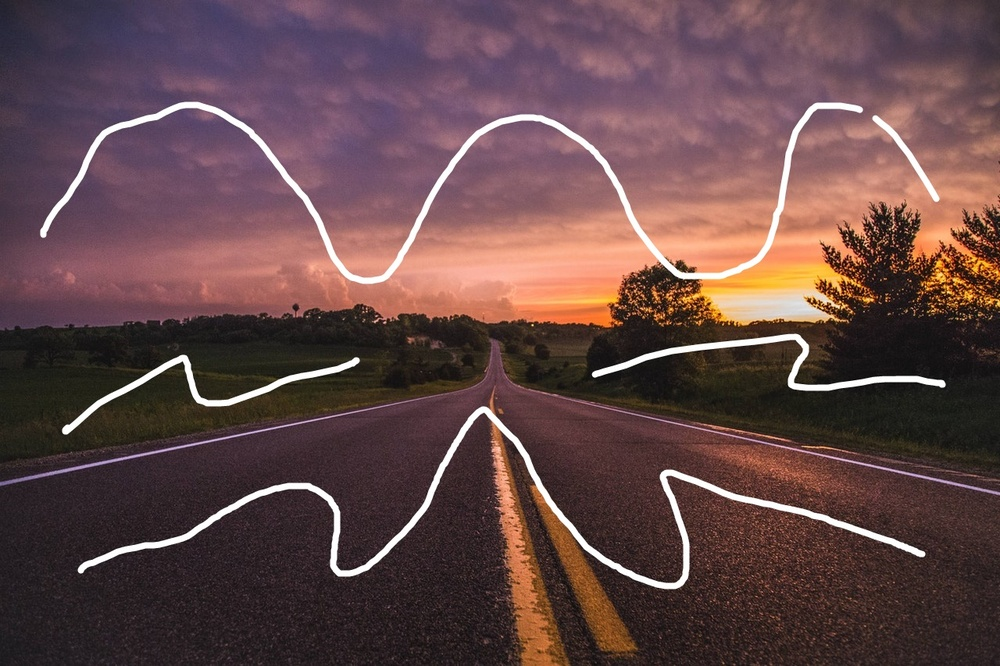
#> input picture HW3/road.jpg, 1000 x 666 px, shrunk from 1280 x 853 before the run, found by its file name
$ python sobel_test.py   (older library calls are emulated)
#> lines starting #> are read from the running program, lines starting #| are printed output that depends on the picture
import cv2
import numpy as np

img = cv2.imread("./road.jpg", 0)
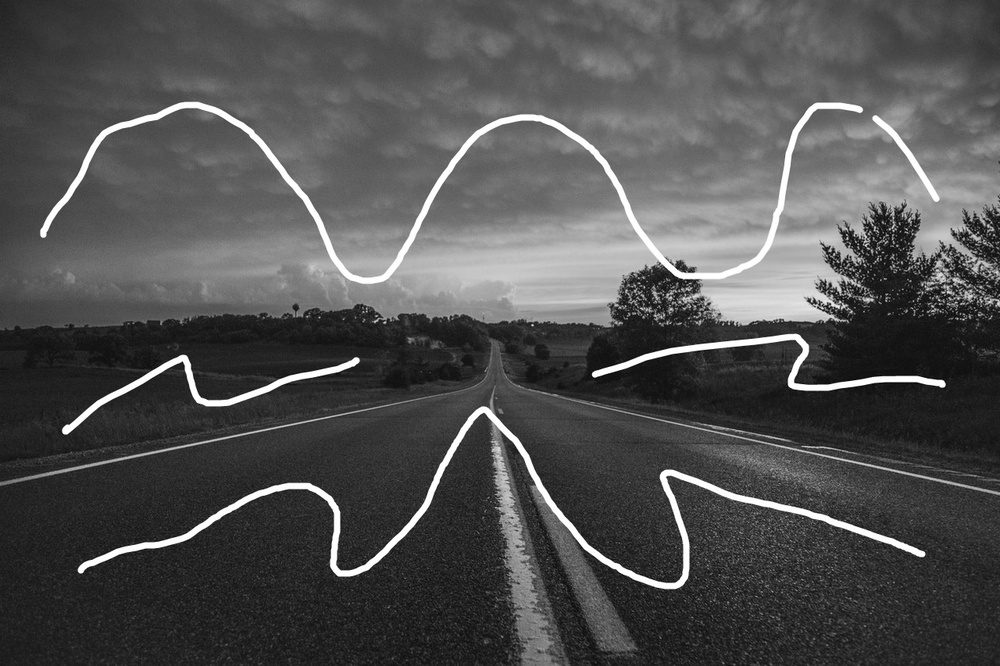
#> img: shape (666, 1000); min 0, max 255, mean 80.3

img_CV_16S = cv2.Sobel(img,cv2.CV_16S,1,0) #CV_16S(16位無符號數)
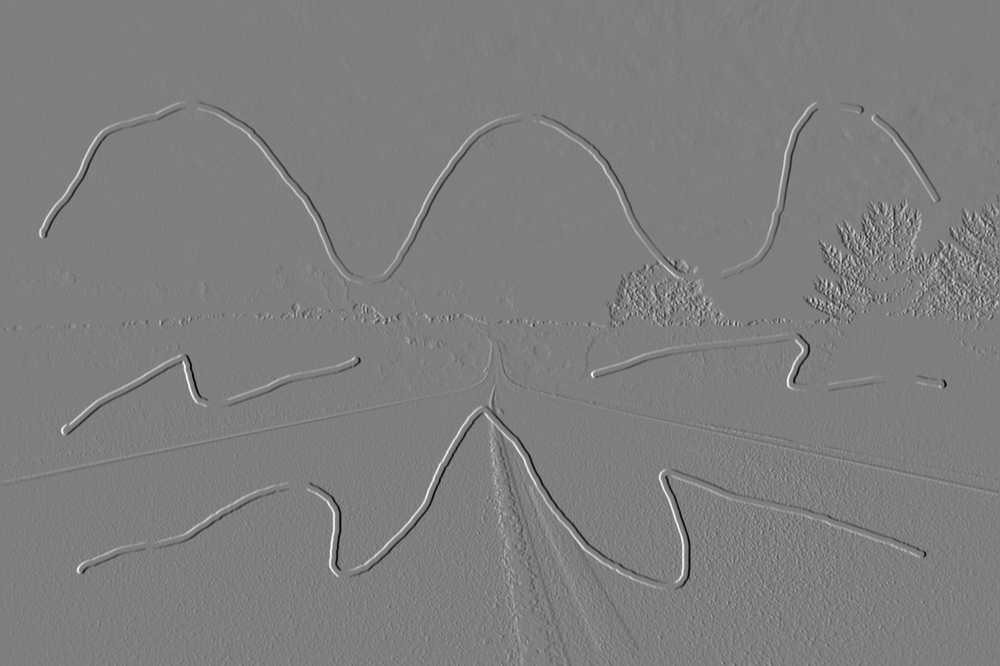
#> img_CV_16S: shape (666, 1000) int16; min -916, max 925, mean 0.1; drawn with min black and max white
abs = cv2.convertScaleAbs(img_CV_16S)
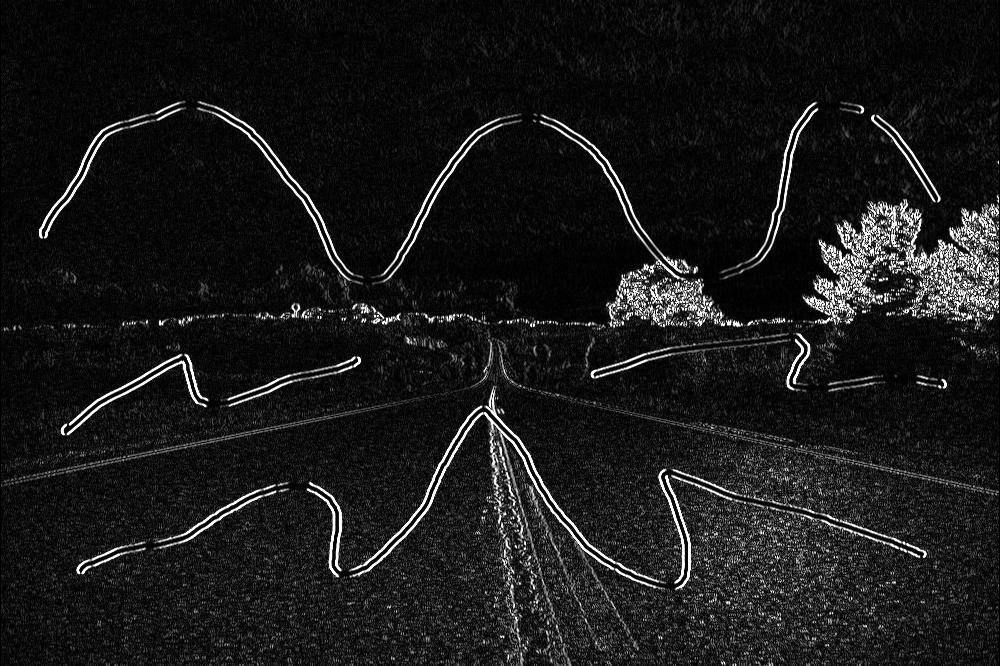
#> abs: shape (666, 1000); min 0, max 255, mean 25.9
#cv2.imshow("orign", img)
cv2.imshow('img_CV_16S',abs)

cv2.waitKey()
cv2.destroyAllWindows()
